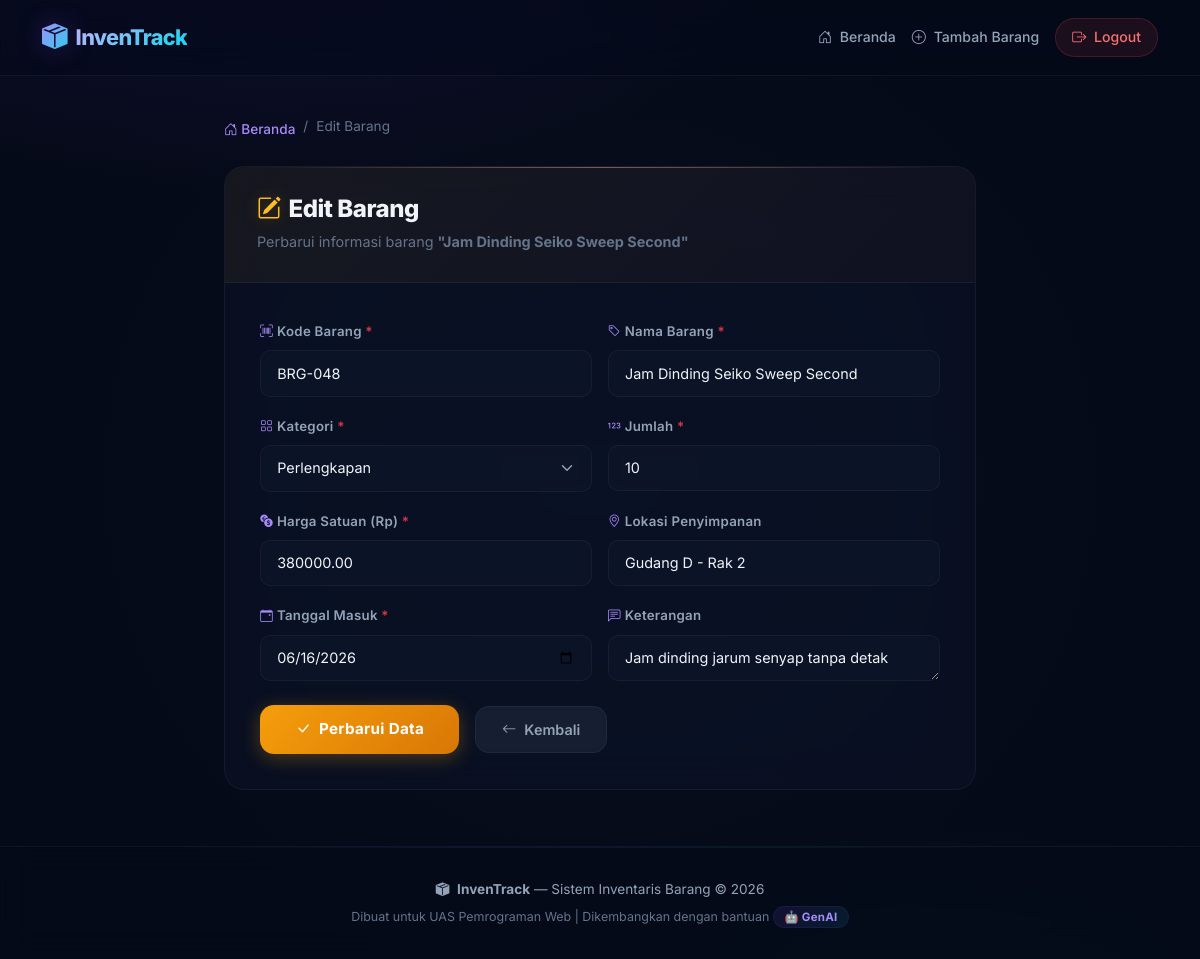
Screenshot of /edit.php?id=48 (signed in) with the database file from the repository.
### tables this page shows
CREATE TABLE IF NOT EXISTS barang (
    id INT(11) AUTO_INCREMENT PRIMARY KEY,
    kode_barang VARCHAR(20) NOT NULL UNIQUE,
    nama_barang VARCHAR(100) NOT NULL,
    kategori ENUM('Elektronik', 'Furniture', 'Alat Tulis', 'Perlengkapan', 'Lainnya') NOT NULL DEFAULT 'Lainnya',
    jumlah INT(11) NOT NULL DEFAULT 0,
    harga DECIMAL(15, 2) NOT NULL DEFAULT 0.00,
    lokasi VARCHAR(100) DEFAULT NULL,
    tanggal_masuk DATE NOT NULL,
    keterangan TEXT DEFAULT NULL,
    created_at TIMESTAMP DEFAULT CURRENT_TIMESTAMP,
    updated_at TIMESTAMP DEFAULT CURRENT_TIMESTAMP ON UPDATE CURRENT_TIMESTAMP
);

### edit.php (the view, shortened to what this page needs)
<?php
include 'koneksi.php';
$barang = null;
if (isset($_GET['id'])) {
    $id = (int) $_GET['id'];
    $query = "SELECT * FROM barang WHERE id = $id";
    $result = mysqli_query($koneksi, $query);
    if (mysqli_num_rows($result) > 0) {
        $barang = mysqli_fetch_assoc($result);
    } else {
        header("Location: index.php");
        exit;
    }
} else {
    header("Location: index.php");
    exit;
}
?>
<!DOCTYPE html>
<html lang="id">
<head>
    <link href="https://cdn.jsdelivr.net/npm/bootstrap@5.3.3/dist/css/bootstrap.min.css" rel="stylesheet">
    <link href="https://cdn.jsdelivr.net/npm/bootstrap-icons@1.11.3/font/bootstrap-icons.min.css" rel="stylesheet">
    <link rel="stylesheet" href="css/style.css">
</head>
<body>
    <nav class="navbar navbar-expand-lg navbar-dark sticky-top">
        <div class="container">
            <a class="navbar-brand d-flex align-items-center" href="index.php">
                <i class="bi bi-box-seam-fill me-2 brand-icon"></i>
                <span class="brand-text">InvenTrack</span>
            </a>
            <div class="collapse navbar-collapse" id="navbarNav">
                <ul class="navbar-nav ms-auto align-items-center">
                    <li class="nav-item">
                        <a class="nav-link" href="index.php"><i class="bi bi-house-door me-1"></i> Beranda</a>
                    </li>
                    <li class="nav-item">
                        <a class="nav-link" href="tambah.php"><i class="bi bi-plus-circle me-1"></i> Tambah Barang</a>
                    </li>
                    <li class="nav-item ms-2">
                        <a class="nav-link btn-logout" href="logout.php" onclick="return confirm('Yakin ingin logout?')">
                            <i class="bi bi-box-arrow-right me-1"></i> Logout
                        </a>
                    </li>
                </ul>
            </div>
        </div>
    </nav>
    <main class="container main-content">
        <div class="row justify-content-center">
            <div class="col-lg-8">
                <nav aria-label="breadcrumb" class="mb-4">
                    <ol class="breadcrumb custom-breadcrumb">
                        <li class="breadcrumb-item"><a href="index.php"><i class="bi bi-house-door"></i> Beranda</a></li>
                        <li class="breadcrumb-item active">Edit Barang</li>
                    </ol>
                </nav>
                <div class="form-card">
                    <div class="form-card-header form-card-header-edit">
                        <h1 class="form-title">
                            <i class="bi bi-pencil-square me-2"></i>Edit Barang
                        </h1>
                        <p class="form-subtitle">Perbarui informasi barang <strong>"<?= htmlspecialchars($barang['nama_barang']) ?>"</strong></p>
                    </div>
                    <div class="form-card-body">
                        <form method="POST" action="edit.php?id=<?= $barang['id'] ?>" id="formEdit">
                            <div class="row g-3">
                                <div class="col-md-6">
                                    <label for="kode_barang" class="form-label">
                                        <i class="bi bi-upc-scan me-1"></i>Kode Barang <span class="text-danger">*</span>
                                    </label>
                                    <input type="text" class="form-control custom-input" id="kode_barang" name="kode_barang"
                                           required maxlength="20" value="<?= htmlspecialchars($barang['kode_barang']) ?>">
                                </div>
                                <div class="col-md-6">
                                    <label for="nama_barang" class="form-label">
                                        <i class="bi bi-tag me-1"></i>Nama Barang <span class="text-danger">*</span>
                                    </label>
                                    <input type="text" class="form-control custom-input" id="nama_barang" name="nama_barang"
                                           required maxlength="100" value="<?= htmlspecialchars($barang['nama_barang']) ?>">
                                </div>
                                <div class="col-md-6">
                                    <label for="kategori" class="form-label">
                                        <i class="bi bi-grid me-1"></i>Kategori <span class="text-danger">*</span>
                                    </label>
                                    <select class="form-select custom-input" id="kategori" name="kategori" required>
                                        <?php
                                        $kategori_list = ['Elektronik', 'Furniture', 'Alat Tulis', 'Perlengkapan', 'Lainnya'];
                                        for ($i = 0; $i < count($kategori_list); $i++) {
                                            $selected = ($barang['kategori'] == $kategori_list[$i]) ? 'selected' : '';
                                            echo '<option value="' . $kategori_list[$i] . '" ' . $selected . '>' . $kategori_list[$i] . '</option>';
                                        }
                                        ?>
                                    </select>
                                </div>
                                <div class="col-md-6">
                                    <label for="jumlah" class="form-label">
                                        <i class="bi bi-123 me-1"></i>Jumlah <span class="text-danger">*</span>
                                    </label>
                                    <input type="number" class="form-control custom-input" id="jumlah" name="jumlah"
                                           required min="0" value="<?= $barang['jumlah'] ?>">
                                </div>
                                <div class="col-md-6">
                                    <label for="harga" class="form-label">
                                        <i class="bi bi-currency-exchange me-1"></i>Harga Satuan (Rp) <span class="text-danger">*</span>
                                    </label>
                                    <input type="number" class="form-control custom-input" id="harga" name="harga"
                                           required min="0" step="0.01" value="<?= $barang['harga'] ?>">
                                </div>
                                <div class="col-md-6">
                                    <label for="lokasi" class="form-label">
                                        <i class="bi bi-geo-alt me-1"></i>Lokasi Penyimpanan
                                    </label>
                                    <input type="text" class="form-control custom-input" id="lokasi" name="lokasi"
                                           maxlength="100" value="<?= htmlspecialchars($barang['lokasi'] ?? '') ?>">
                                </div>
                                <div class="col-md-6">
                                    <label for="tanggal_masuk" class="form-label">
                                        <i class="bi bi-calendar-event me-1"></i>Tanggal Masuk <span class="text-danger">*</span>
                                    </label>
                                    <input type="date" class="form-control custom-input" id="tanggal_masuk" name="tanggal_masuk"
                                           required value="<?= $barang['tanggal_masuk'] ?>">
                                </div>
                                <div class="col-md-6">
                                    <label for="keterangan" class="form-label">
                                        <i class="bi bi-chat-left-text me-1"></i>Keterangan
                                    </label>
                                    <textarea class="form-control custom-input" id="keterangan" name="keterangan"
                                              rows="1"><?= htmlspecialchars($barang['keterangan'] ?? '') ?></textarea>
                                </div>
                                <div class="col-12 mt-4">
                                    <div class="form-actions">
                                        <button type="submit" class="btn btn-submit btn-update" id="btnUpdate">
                                            <i class="bi bi-check-lg me-2"></i>Perbarui Data
                                        </button>
                                        <a href="index.php" class="btn btn-cancel">
                                            <i class="bi bi-arrow-left me-2"></i>Kembali
                                        </a>
                                    </div>
                                </div>
                            </div>
                        </form>
                    </div>
                </div>
            </div>
        </div>
    </main>
    <footer class="footer-section">
        <div class="container text-center">
            <p class="footer-text">
                <i class="bi bi-box-seam-fill me-1"></i>
                <strong>InvenTrack</strong> &mdash; Sistem Inventaris Barang &copy; <?= date('Y') ?>
            </p>
            <p class="footer-credit">
                Dibuat untuk UAS Pemrograman Web | Dikembangkan dengan bantuan <span class="ai-badge">🤖 GenAI</span>
            </p>
        </div>
    </footer>
</body>
</html>

### rows the page displays
barang: nama_barang "Jam Dinding Seiko Sweep Second", kode_barang "BRG-048", jumlah "10", harga "380000.00", lokasi "Gudang D - Rak 2", tanggal_masuk "06/16/2026", keterangan "Jam dinding jarum senyap tanpa detak"

### other values shown
form field kategori "Perlengkapan"
